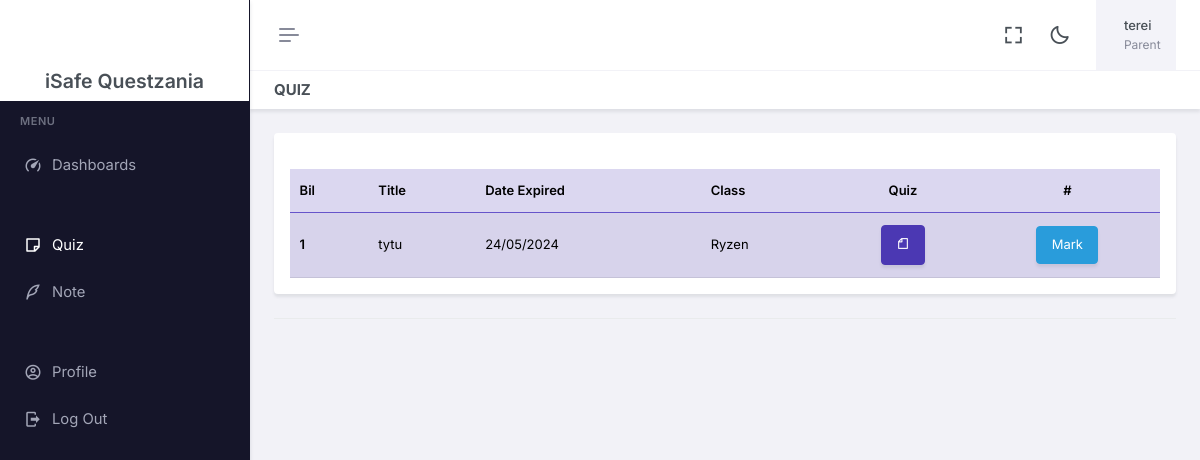
Page /Parent/quiz.php (signed in) on the committed database.
### tables this page shows
CREATE TABLE `profile` (
  `id` int(25) NOT NULL,
  `user_id` int(25) NOT NULL,
  `nama` varchar(250) NOT NULL,
  `noFon` varchar(250) DEFAULT NULL,
  `noKp` varchar(250) DEFAULT NULL,
  `kelas_id` text DEFAULT NULL,
  `student_id` text DEFAULT NULL
);

CREATE TABLE `quiz` (
  `id` int(250) NOT NULL,
  `kelas_id` text NOT NULL,
  `link` text NOT NULL,
  `title` text NOT NULL,
  `tarikhTamat` datetime NOT NULL
);

CREATE TABLE `kelas` (
  `id` int(250) NOT NULL,
  `nama_kelas` text NOT NULL,
  `teacher_id` text NOT NULL
);

### Parent/Component/sess.php (called while the page is built, shortened)
<?php
include('../dbConnect.php');
$uid = $_SESSION['uid'];
$sql = "SELECT * FROM profile WHERE user_id='$uid'";
$result = mysqli_query($conn, $sql);
$row = mysqli_fetch_array($result, MYSQLI_ASSOC);
$nama = $row['nama'];
$student_id = $row['student_id'];
$role=$_SESSION['role'];
$sql2 = "SELECT * FROM profile WHERE user_id='$student_id'";
$result2 = mysqli_query($conn, $sql2);
$row2 = mysqli_fetch_array($result2, MYSQLI_ASSOC);
$kelas_id = $row2['kelas_id'];
?>

### Parent/quiz.php (the view, shortened to what this page needs)
<!doctype html>
<html lang="en" data-layout="vertical" data-topbar="light" data-sidebar="dark" data-sidebar-size="lg" data-sidebar-image="none" data-preloader="disable">
<?php include 'Component/head.php' ?>
<body>
    <div id="layout-wrapper">
        <header id="page-topbar">
            <div class="layout-width">
                <?php include './Component/header.php' ?>
            </div>
        </header>
        <?php include './Component/asside.php' ?>
        <div class="main-content">
            <div class="page-content">
                <div class="container-fluid">
                    <div class="row">
                        <div class="col-12">
                            <div class="page-title-box d-sm-flex align-items-center justify-content-between">
                                <h4 class="mb-sm-0">Quiz</h4>
                            </div>
                        </div>
                    </div>
                    <div class="card-header">
                        <div class="card">
                            <div class="card-body">
                                <br>
                                <table class="table table-primary table-striped align-middle table-nowrap mb-0">
                                    <thead>
                                        <tr>
                                            <th scope="col">Bil</th>
                                            <th scope="col">Title</th>
                                            <th scope="col">Date Expired</th>
                                            <th scope="col">Class</th>
                                            <th scope="col"><center>Quiz</center></th>
                                            <th scope="col" class="text-center">#</th>
                                        </tr>
                                    </thead>
                                    <tbody>
                                        <?php
                                        include('../dbConnect.php');
                                        $query = "SELECT quiz.*, kelas.nama_kelas
                                        FROM quiz
                                        LEFT JOIN kelas on kelas.id=$kelas_id where quiz.kelas_id=$kelas_id";
                                        $result = $conn->query($query);
                                        $modal = 1;
                                        if ($result->num_rows > 0) {
                                            while ($row = $result->fetch_assoc()) {
                                                $id = $row['id'];
                                                $title = $row['title'];
                                                $tarikhTamat = $row['tarikhTamat'];
                                                $namaKelas = $row['nama_kelas'];
                                                $return = date("d/m/Y",strtotime($tarikhTamat));
                                                $color='';
                                                echo "
                                                    <tr $color>
                                                    <th scope='row'>$modal</th>
                                                    <td>$title</td>
                                                    <td>$return</td>
                                                    <td>$namaKelas</td>
                                                    <td>
                                                        <center>
                                                            <button type='button' class='btn btn-primary btn-animation waves-effect waves-light data-text='Update' data-bs-toggle='modal' data-bs-target='#view2$modal'>
                                                            <i class='ri-file-line '></i>
                                                            </button>
                                                        </center>
                                                    </td>
                                                    <td >
                                                        <center>
                                                            <a href='./mark.php?quiz=$id' class='btn btn-info btn-animation waves-effect waves-light'>
                                                                Mark
                                                            </a>
                                                        </center>
                                                    </td>
                                                </tr>
                                                    ";
                                                $modal++;
                                            }
                                        } else {
                                            echo "
                                                <tr>
                                                <td colspan='9' align='center'>No Quiz Add</td>
                                                </tr>";
                                        }
                                        ?>
                                    </tbody>
                                </table>
                            </div>
                        </div>
                    </div>
                </div>
            </div>
        </div>
    </div>
</body>
</html>

### Parent/Component/header.php (shortened to what this page needs)
<?php
    include './Component/sess.php'
?>
<div class="navbar-header">
    <div class="d-flex">
        <button type="button" class="btn btn-sm px-3 fs-16 header-item vertical-menu-btn topnav-hamburger shadow-none" id="topnav-hamburger-icon">
            <span class="hamburger-icon">
                <span></span>
                <span></span>
                <span></span>
            </span>
        </button>
    </div>
    <div class="d-flex align-items-center">
        <div class="ms-1 header-item d-none d-sm-flex">
            <button type="button" class="btn btn-icon btn-topbar btn-ghost-secondary rounded-circle shadow-none" data-toggle="fullscreen">
                <i class='bx bx-fullscreen fs-22'></i>
            </button>
        </div>
        <div class="ms-1 header-item d-none d-sm-flex">
            <button type="button" class="btn btn-icon btn-topbar btn-ghost-secondary rounded-circle light-dark-mode shadow-none">
                <i class='bx bx-moon fs-22'></i>
            </button>
        </div>
        <div class="dropdown ms-sm-3 header-item topbar-user">
            <button type="button" class="btn shadow-none" id="page-header-user-dropdown" data-bs-toggle="dropdown" aria-haspopup="true" aria-expanded="false">
                <span class="d-flex align-items-center">
                    <span class="text-start ms-xl-2">
                        <span class="d-none d-xl-inline-block ms-1 fw-medium user-name-text"><?php echo $nama;?></span>
                        <span class="d-none d-xl-block ms-1 fs-12 text-muted user-name-sub-text"><?php echo $role;?></span>
                    </span>
                </span>
            </button>
        </div>
    </div>
</div>

### rows in the picture
profile: nama "terei"
quiz: title "tytu", kelas.nama_kelas "Ryzen"

### other values in the picture
$role "Parent"
